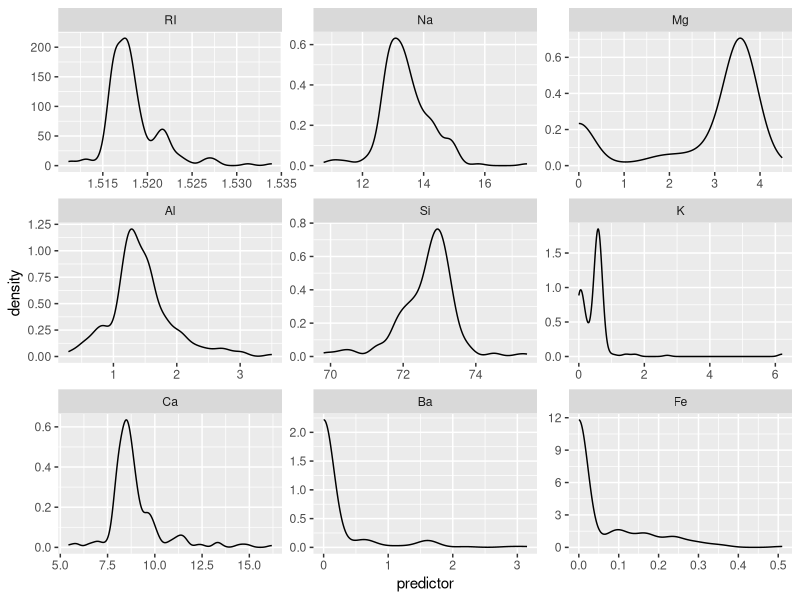
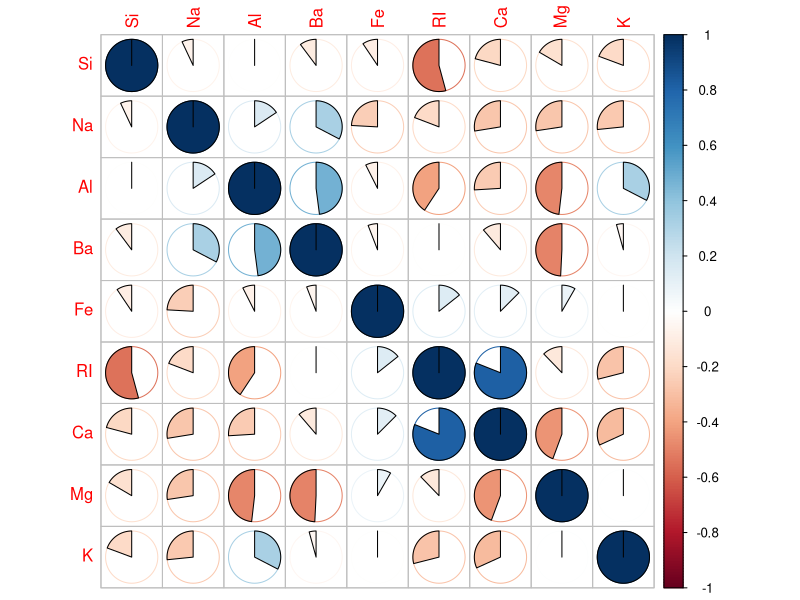
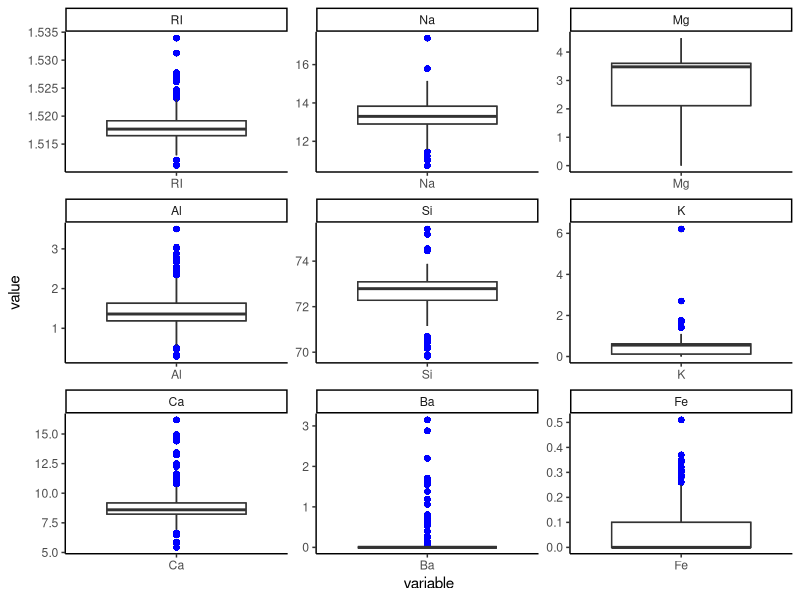

These charts were generated, in order, by the following R code:
## ---- chunk 1
knitr::opts_chunk$set(echo = TRUE)

library(mlbench)
library(e1071)
library(reshape2)
library(ggplot2)
library(corrplot)
## ---- chunk 2
data(Glass)
str(Glass)
## ---- chunk 3
# Remove Type column
glassSubset <- subset(Glass, select = -Type)

# Transform to long format
glassMelted <- melt(glassSubset)

ggplot(data=glassMelted, aes(glassMelted$value)) + 
  geom_density() +
  facet_wrap(~variable, scales = "free") +
  xlab("predictor")
## ---- chunk 4
correlations <- cor(glassSubset)
corrplot(correlations, 
         order = "hclust",
         method = "pie",
         addCoefasPercent = TRUE)
## ---- chunk 5
ggplot(glassMelted, aes(x=variable, y=value)) + 
  geom_boxplot() +
  geom_boxplot(outlier.colour="blue", outlier.shape=16,
               outlier.size=2, notch=FALSE) +
  scale_fill_brewer(palette="Blues") +
  facet_wrap(~variable, scales = "free") +
  theme_classic()
## ---- chunk 6
apply(glassSubset, 2, skewness)
